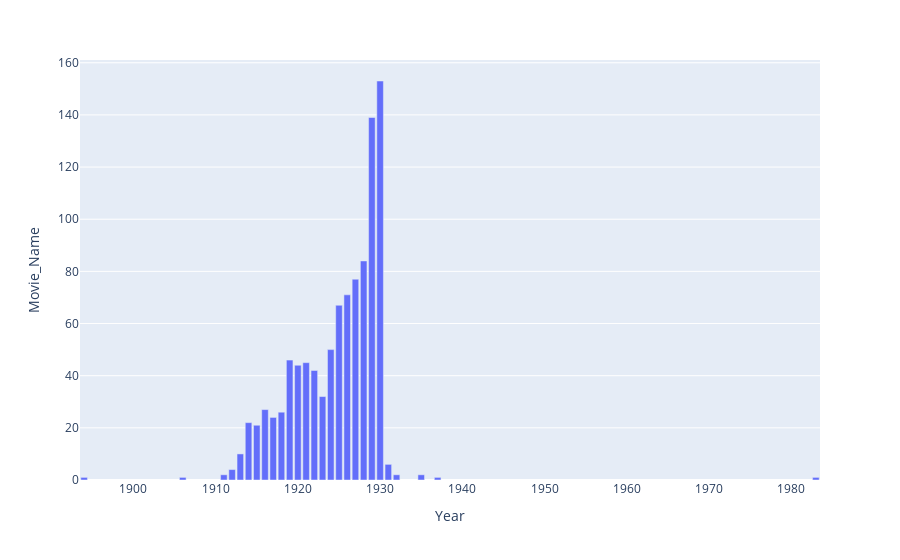

The cell this chart's notebook holds for it:
### Code cell
px.bar(data_frame=df_2, x='Year' , y='Movie_Name' )

### Figure 1 — Plotly figure (JSON) as saved in the notebook; plotly's stock layout.template omitted (floating-point values rounded to 4 significant figures)
{"data": [{"alignmentgroup": "True", "hovertemplate": "Year=%{x}<br>Movie_Name=%{y}<extra></extra>", "legendgroup": "", "marker": {"color": "#636efa", "pattern": {"shape": ""}}, "name": "", "offsetgroup": "", "orientation": "v", "showlegend": false, "textposition": "auto", "type": "bar", "x": [1930, 1929, 1928, 1927, 1926, 1925, 1924, 1919, 1921, 1920, 1922, 1923, 1916, 1918, 1917, 1914, 1915, 1913, 1931, 1912, 1935, 1911, 1932, 1937, 1894, 1906, 1983], "xaxis": "x", "y": [153, 139, 84, 77, 71, 67, 50, 46, 45, 44, 42, 32, 27, 26, 24, 22, 21, 10, 6, 4, 2, 2, 2, 1, 1, 1, 1], "yaxis": "y"}], "layout": {"barmode": "relative", "legend": {"tracegroupgap": 0}, "margin": {"t": 60}, "xaxis": {"anchor": "y", "domain": [0, 1], "title": {"text": "Year"}}, "yaxis": {"anchor": "x", "domain": [0, 1], "title": {"text": "Movie_Name"}}}}
